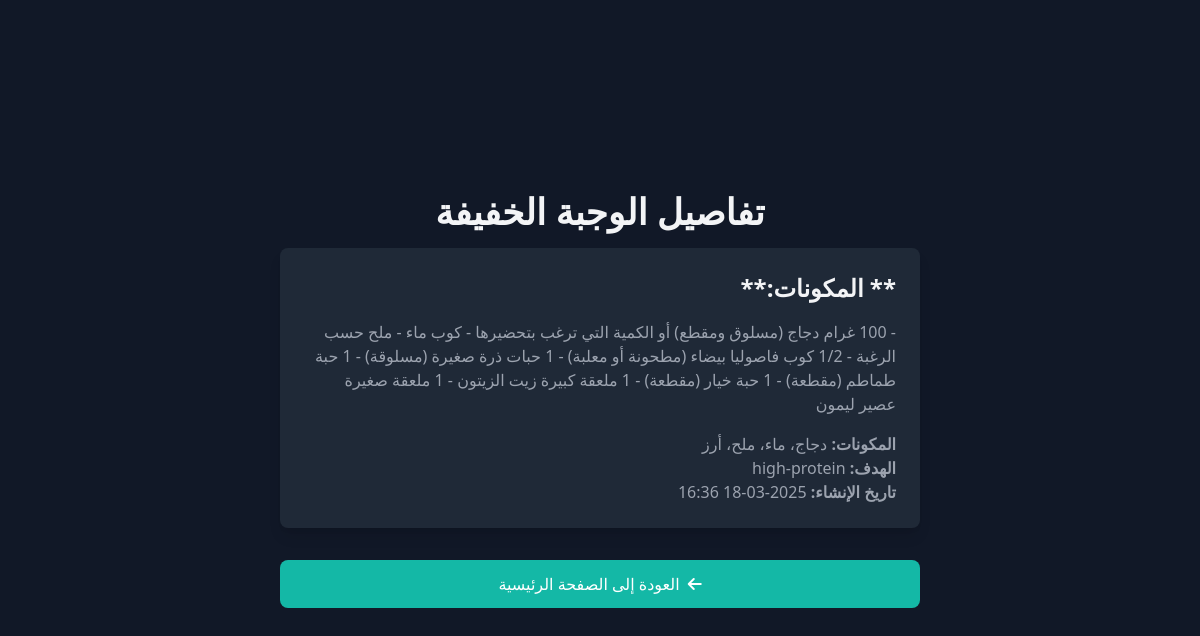
The app's page /snack/521 with its own data.
### app.py (models this page shows, shortened)
class Snack(db.Model):
    id = db.Column(db.Integer, primary_key=True)
    ingredients = db.Column(db.String(500), nullable=False)
    goal = db.Column(db.String(200), nullable=True)
    name = db.Column(db.String(200), nullable=False)
    description = db.Column(db.String(500), nullable=False)
    created_at = db.Column(db.DateTime, default=datetime.utcnow)

### app.py (the view)
@app.route("/snack/<int:snack_id>")
def snack_details(snack_id):
    snack = Snack.query.get_or_404(snack_id)
    return render_template("snack_details.html", snack=snack)

### templates/snack_details.html (shortened to what this page needs)
<!DOCTYPE html>
<html lang="ar" dir="rtl">
<head>
  <script src="https://cdn.tailwindcss.com"></script>
  <link rel="stylesheet" href="https://cdnjs.cloudflare.com/ajax/libs/font-awesome/6.0.0/css/all.min.css">
</head>
<body class="bg-gray-900 text-gray-100 flex items-center justify-center min-h-screen">
  <div class="max-w-2xl w-full px-4">
    <h1 class="text-4xl font-bold text-center mb-4">تفاصيل الوجبة الخفيفة</h1>
    <div class="bg-gray-800 p-6 rounded-lg shadow-lg">
      <h2 class="text-2xl font-semibold mb-4">{{ snack.name }}</h2>
      <p class="text-gray-400 mb-4">{{ snack.description }}</p>
      <ul class="text-gray-400">
        <li><strong>المكونات:</strong> {{ snack.ingredients }}</li>
        <li><strong>الهدف:</strong> {{ snack.goal or "غير محدد" }}</li>
        <li><strong>تاريخ الإنشاء:</strong> {{ snack.created_at.strftime('%Y-%m-%d %H:%M') }}</li>
      </ul>
    </div>
    <div class="mt-8 text-center">
      <a
        href="{{ url_for('index') }}"
        class="px-6 py-3 bg-teal-500 text-white rounded-lg hover:bg-teal-600 focus:outline-none focus:ring-2 focus:ring-teal-500 focus:ring-offset-2 transition-all flex items-center justify-center"
      >
        <i class="fas fa-arrow-left ml-2"></i>
        العودة إلى الصفحة الرئيسية
      </a>
    </div>
  </div>
</body>
</html>

### records on screen
Snack: name "** المكونات:**", description "- 100 غرام دجاج (مسلوق ومقطع) أو الكمية التي ترغب بتحضيرها - كوب ماء - ملح حسب الرغبة - 1/2 كوب فاصوليا بيضاء (مطحونة أو معلبة) - 1 حبات ذرة صغيرة (مسلوقة) - 1 حبة طماطم (مقطعة) - 1 حبة خيار (مقطعة) - 1 ملعقة كبيرة زيت الزيتون - 1 ملعقة صغيرة عصير ليمون", ingredients "دجاج، ماء، ملح، أرز", goal "high-protein", created_at "2025-03-18 16:36"
